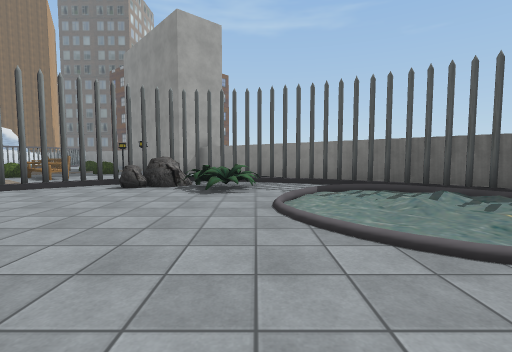
View 1 (above)

16 first-person views from a walk through a Unity game level. The camera is 1.3 m above the floor, tilts 4° down and sees 85° across. The floor is counted in squares, 2 m on a side. Each view is taken from the middle of a square. On the plan, view 1 faces up. The plan holds only what a view shows up to about 9 squares ahead; the rest is blank. The place goes on beyond the plan. The player character is not drawn. Some animated figures are not drawn. Some surface patterns are stand-ins.

View 2
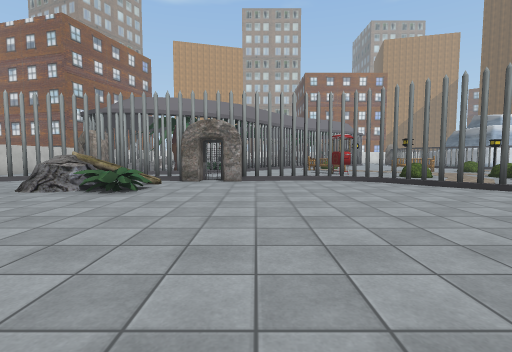

View 3
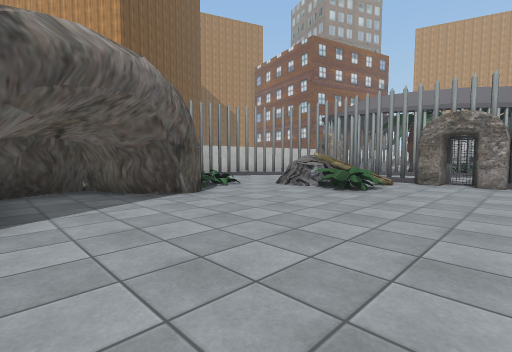

View 4
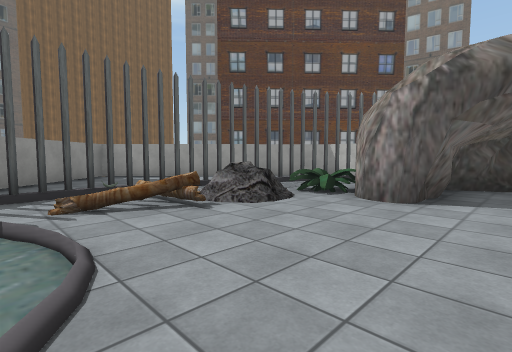

View 5
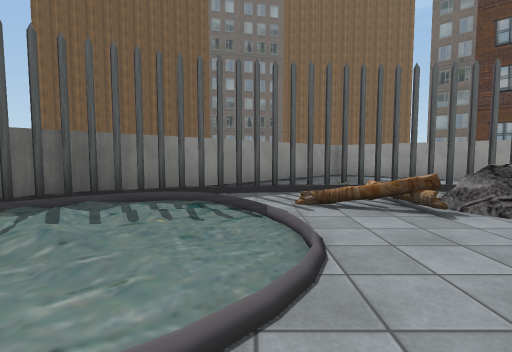

View 6
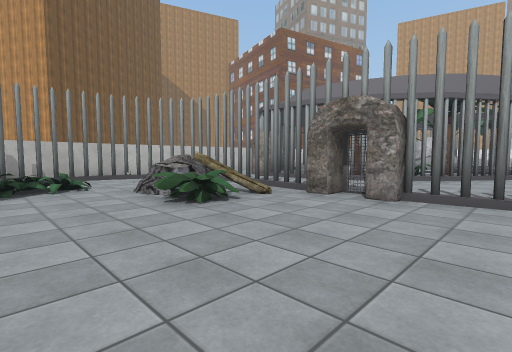

View 7
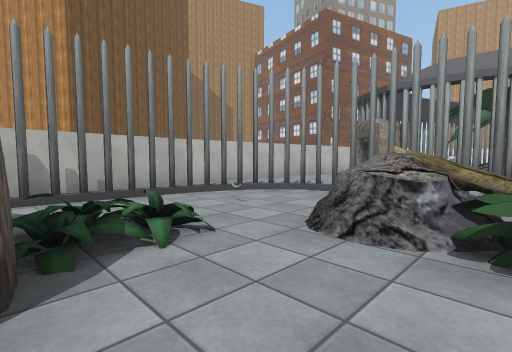

View 8
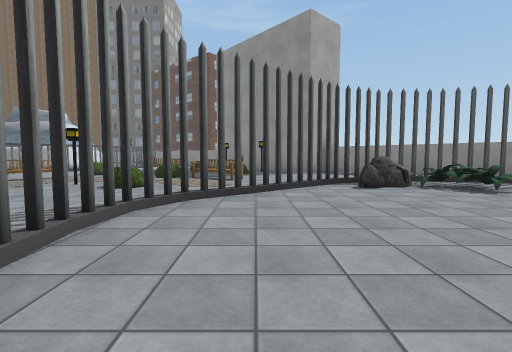

View 9
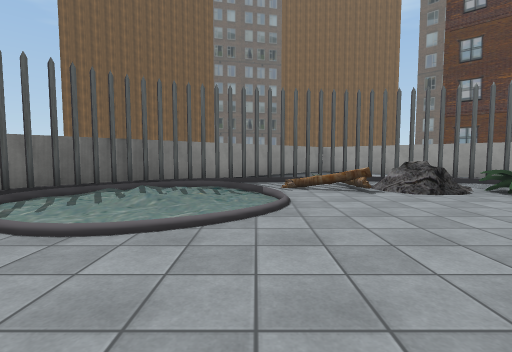

View 10
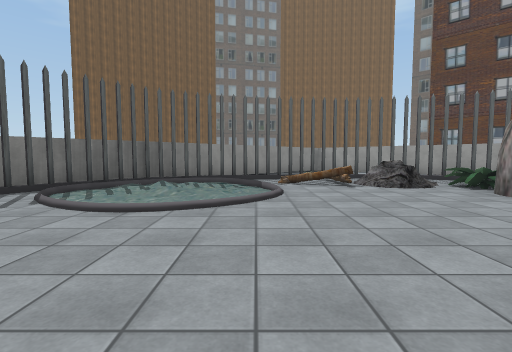

View 11
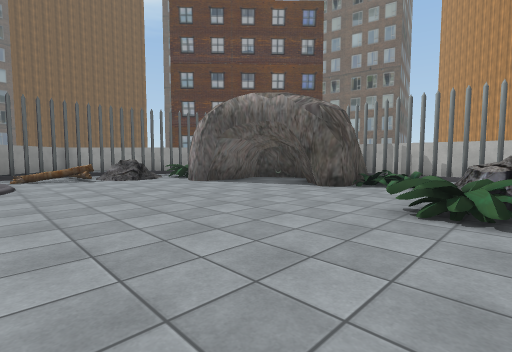

View 12
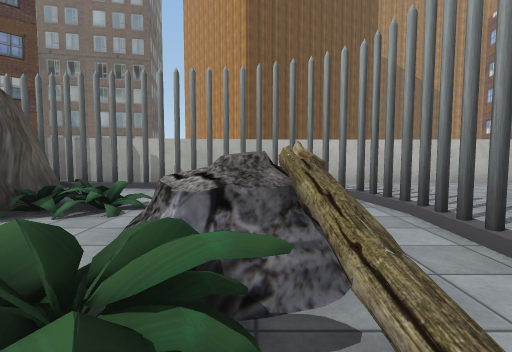

View 13
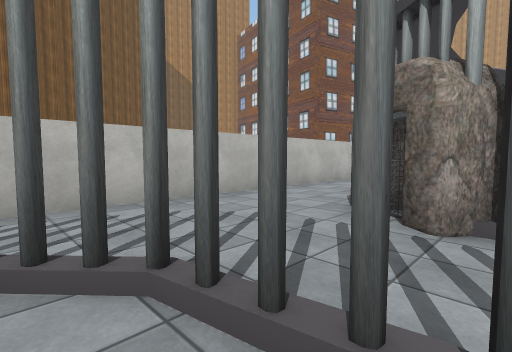

View 14
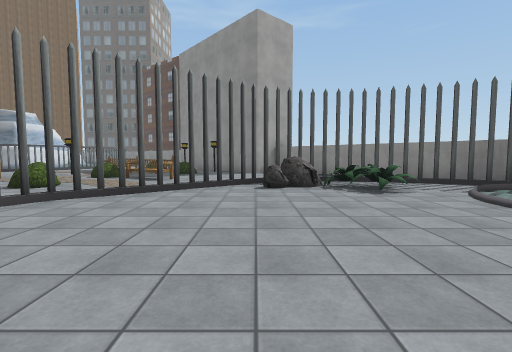

View 15
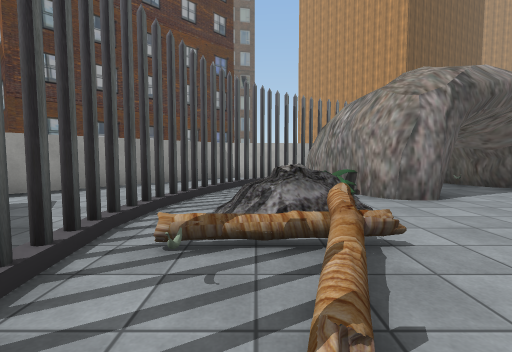

View 16
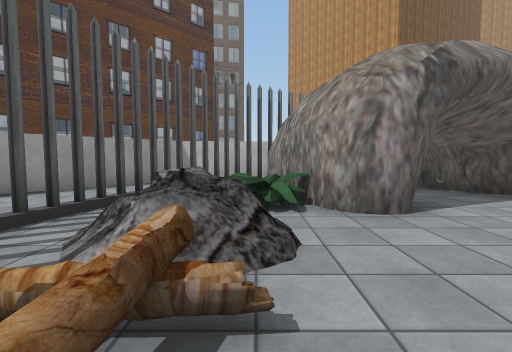

### Floor plan
Key: @ floor where view 1 was taken; # wall or solid block; x gap in a wall; . floor; / step, stairs or slope; = window, fence, low wall or low ledge; ^ raised ledge; O other object.
Columns run from 9 left of view 1 to 7 right of it. Each row starts with its distance up from view 1.
  9  =##     ##
  8  ..^#..   ##
  7 #.....#######
  6 #=...x====.###
  5  ..##...=///###
  4  ..#.......//###
  3  .x........///###
  2  .x......././/x #
  1  .x..........O# #
  0  .x......@..==#.
 -1  .x..=......=##.
 -2 #.x.==......=##.
 -3 #.x.==....###=#.#
 -4 #.x.../##O## ##.#
 -5 #...O./####   ###
 -6 #..x#...## #
 -7  ....#######
 -8 ########

Where each view was taken, in squares from view 1:
view 1: 0 up, 0 right, facing up
view 2: 1 up, 1 right, facing left
view 3: 1 up, 1 right, facing down-left
view 4: 2 up, 0 right, facing down-right
view 5: 2 up, 0 right, facing right
view 6: 2 up, 2 left, facing down-left
view 7: 2 down, 2 left, facing down-left
view 8: 0 up, 5 left, facing up
view 9: 2 up, 2 left, facing right
view 10: 2 up, 3 left, facing right
view 11: 2 up, 5 left, facing down-right
view 12: 1 down, 5 left, facing down
view 13: 4 down, 6 left, facing down-left
view 14: 0 up, 3 left, facing up
view 15: 2 up, 4 right, facing down
view 16: 1 up, 3 right, facing down
